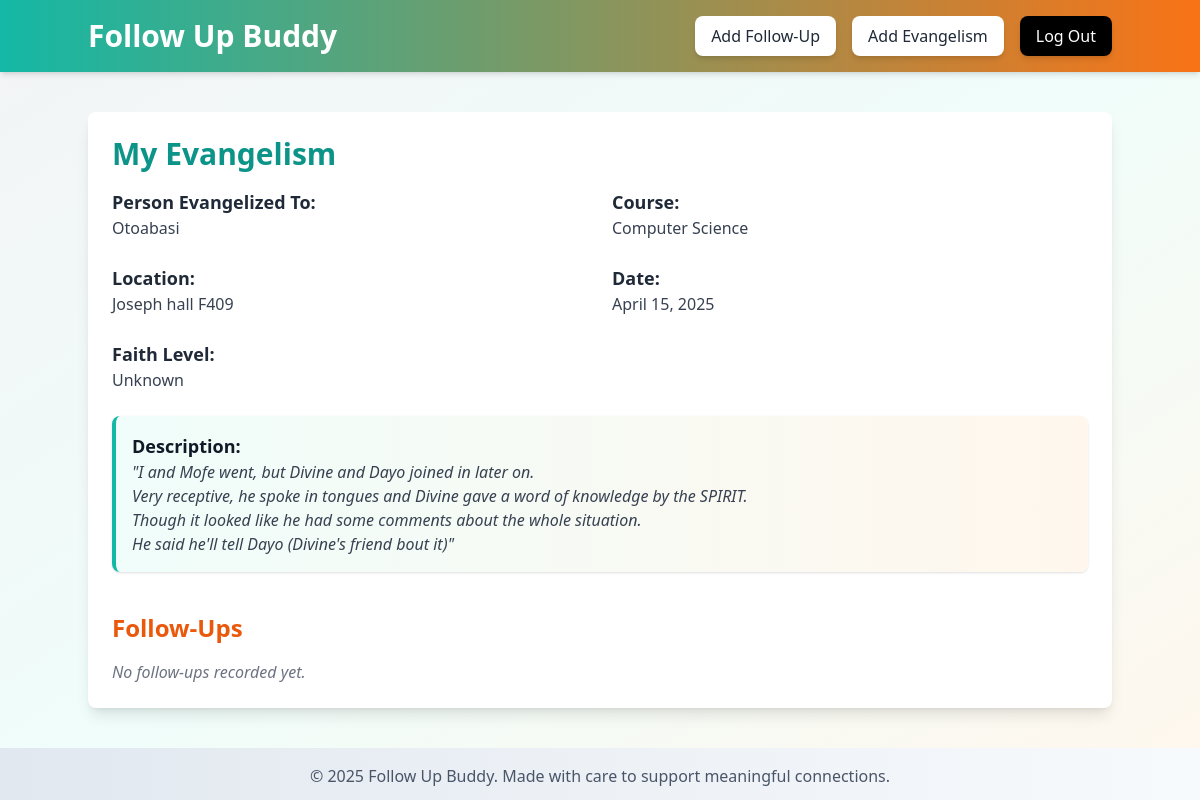
The page /evangelism/detail/19 (signed in) on the database its author committed.
### tracker/models.py (models this page shows, shortened)
class Evangelism(models.Model):
    FAITH_STATUS = {
        "strong_faith": "Strong Faith",
        "less_faith": "Less Faith",
        "unbeliever": "Unbeliever",
        "unknown": "Unknown",
    }
    evangelist = models.ForeignKey(User, on_delete=models.CASCADE)
    person_name = models.CharField(max_length=200)
    course = models.CharField(max_length=200, null=True, blank=True)
    location = models.CharField(max_length=255, null=True)
    date = models.DateField()
    description = models.TextField(blank=True)
    faith = models.CharField(max_length=20, choices=FAITH_STATUS)
    relevance = models.IntegerField(blank=True)
    completed = models.BooleanField(default=False)

### tracker/views.py (the view)
# urls.py: path('evangelism/detail/<int:pk>', views.EvangelismDetail.as_view(), name="evangelism-detail"),
class EvangelismDetail(LoginRequiredMixin, DetailView):
    model = Evangelism
    template_name = "tracker/evangelism_detail.html"
    context_object_name = "evangelism"
    def get_context_data(self, **kwargs):
        context = super().get_context_data(**kwargs)
        context["followups"] = FollowUp.objects.filter(evangelism=self.object)
        return context

### tracker/templates/tracker/evangelism_detail.html (shortened to what this page needs)
{% extends 'tracker/base.html' %}
{% block body %}
<div class="container mx-auto my-10 p-6 bg-white shadow-lg rounded-lg">
    <h2 class="text-3xl font-bold text-teal-600 mb-4">My Evangelism</h2>
    <div class="grid grid-cols-1 md:grid-cols-2 gap-6">
        <div>
            <p class="text-lg font-semibold">Person Evangelized To:</p>
            <p class="text-gray-700">{{ evangelism.person_name }}</p>
        </div>
        <div>
            <p class="text-lg font-semibold">Course:</p>
            <p class="text-gray-700">{{ evangelism.course|default:'N/A' }}</p>
        </div>
        <div>
            <p class="text-lg font-semibold">Location:</p>
            <p class="text-gray-700">{{ evangelism.location|default:'N/A' }}</p>
        </div>
        <div>
            <p class="text-lg font-semibold">Date:</p>
            <p class="text-gray-700">{{ evangelism.date }}</p>
        </div>
        <div>
            <p class="text-lg font-semibold">Faith Level:</p>
            <p class="text-gray-700">{{ evangelism.get_faith_display }}</p>
        </div>
    </div>
    <div class="mt-6 p-4 bg-gradient-to-r from-teal-50 to-orange-50 border-l-4 border-teal-500 rounded-lg shadow">
        <p class="text-lg font-semibold text-gray-900">Description:</p>
        <p class="text-gray-700 whitespace-pre-line italic">"{{ evangelism.description }}"</p>
    </div>
    <div class="mt-10">
        <h3 class="text-2xl font-bold text-orange-600 mb-4">Follow-Ups</h3>
        {% if followups %}
            <ul class="space-y-4">
                {% for followup in followups %}
                    <li class="p-5 bg-white border border-gray-200 rounded-lg shadow-md hover:shadow-lg transition duration-300">
                        <p class="font-semibold">{{ forloop.counter }}. <span class="text-teal-600">{{ followup.date }}</span></p>
                        <p class="text-gray-700">{{ followup.description }}</p>
                        <p class="mt-4">
                            <a href="#" class="px-4 py-2 bg-orange-600 text-white text-sm font-semibold rounded-lg shadow-md hover:bg-teal-700 transition duration-300">
                                View Detail
                            </a>
                        </p>
                    </li>
                {% endfor %}
            </ul>
        {% else %}
            <p class="text-gray-500 italic">No follow-ups recorded yet.</p>
        {% endif %}
    </div>
</div>
{% endblock body %}

### tracker/templates/tracker/base.html (style rules this page uses)
html, body { height: 100%; margin: 0; display: flex; flex-direction: column; }

### rows shown on the page
Evangelism: person_name "Otoabasi", course "Computer Science", location "Joseph hall F409", date "April 15, 2025", faith "Unknown", description "I and Mofe went, but Divine and Dayo joined in later on. Very receptive, he spoke in tongues and Divine gave a word of knowledge by the SPIRIT. Though it looked like he had some comments about the whole situation. He said he'll tell Dayo (Divine's friend bout it)"
